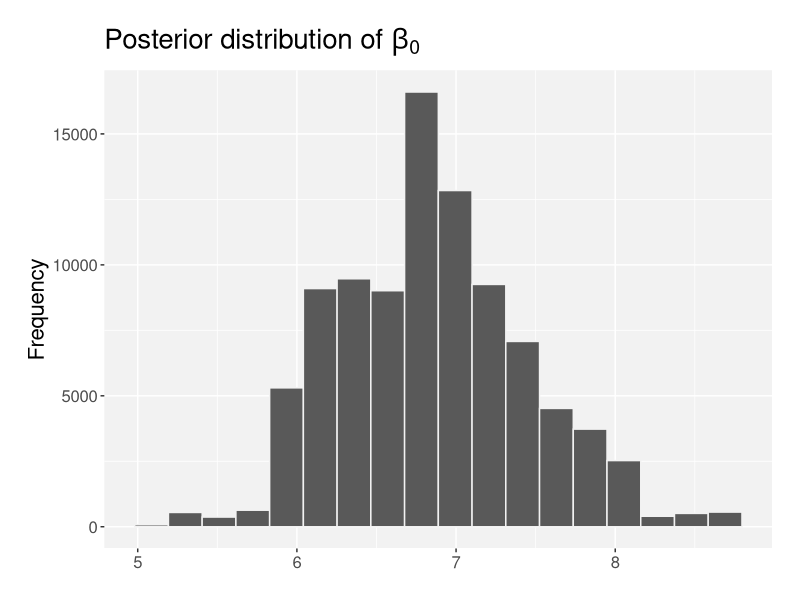
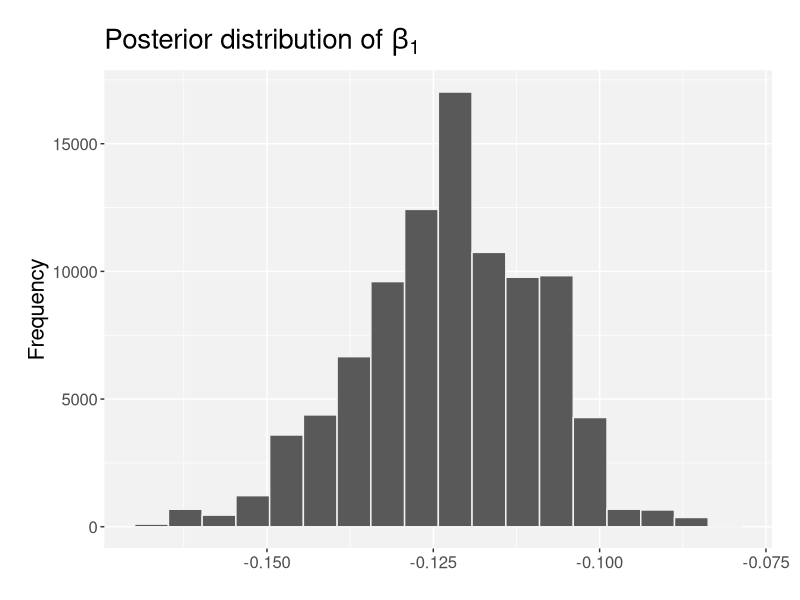

These figures' R source, in order:
# 
# ST502 Project 2
# 
# This program uses a Markov Chain Monte Carlo sampling method to estimate the 
# parameters of a simple logistic regression model* and the sampling
# distributions of the parameters. At the end, we compare the results to the
# maximum likelihood fit. 
#
# * The logistic regression model aims to predict whether a field goal will be
# good or bad given the distance from which it was kicked. The data is from the
# 2008 NFL season.
# 
# Last edited: January 13, 2018 - Edited project description in header
# 





library(ggplot2)





# Expit function
  # 1 / (1 + exp(-beta0 - beta1*x))
  # parameter beta is a vector in the form of (beta0, beta1)
  # x is the vector of values of the predictor variable
expit <- function(beta, x) {
  # put x in matrix form (dimensions 2 x n)
  x <- cbind(rep(1, length(x)), x)
  # compute the expit function for the given beta and x
  return(1 / (1 + exp(-x %*% beta)))
}





# Prior density function
  # beta1, beta2 ~ Normal
  # parameter beta is a vector in the form of (beta0, beta1)
  # the joint density is the product of the marginal densities ?????????????????????????????
prior <- function(beta) {
  return(prod(dnorm(beta, mean=0, sd=10)))
}





# Likelihood function
  # y | beta1, beta2 ~ Bernoulli
  # parameter beta is a vector in the form of (beta0, beta1)
  # y is a vector of the observed values (0's for bad kicks and 1's for good kicks)
  # the joint density is the product of the marginal densities since observations are indep.
likelihood <- function(beta, x, y) {
  return(prod(dbinom(y, prob=expit(beta, x), size=1)))
}





# Function to generate values for the posterior distribution using MCMC sampling
  # x is a vector of predictor values
  # y is a vector of observed values
  # niter is the number of iterations
  # startvals is a vector in the form (beta0, beta1)
  # proposalsd is the sd of the jumping distribution
betasampler <- function(x, y, niter, startvals, proposalsd) {
  # Matrix to store sampled betas
  beta <- matrix(rep(0, niter), nrow=niter, ncol=2)
  # Use the starting value as the first beta
  beta[1,] <- startvals
  # Loop through the desired number of iterations
  for(i in 2:niter) {
    # Temp value for beta is previous beta
    currentbeta <- beta[i-1,]
    # Get the next random draw from the N(0, proposalsd^2) jumping distribution
    newbeta <- currentbeta + rnorm(2, 0, proposalsd)
    # Find r ratio
    r <- prior(beta=newbeta) * likelihood(beta=newbeta, x=x, y=y) /
      (prior(beta=currentbeta) * likelihood(beta=currentbeta, x=x, y=y))
    # Accept this value with prob. min(1, r)
    if(runif(1) < r) {
      beta[i,] <- newbeta
    }
    else {
      beta[i,] <- currentbeta
    } # end ifs
  } # end loop
  # Return the vector of theta values
  return(beta)
} # end function




# Function for plotting and formatting histograms using ggplot2
histogram <- function(x) {
  ggplot(data.frame(x), aes(x)) + 
    geom_histogram(bins=18, col="gray95") +
    labs(x=NULL, y="Frequency") +
    theme(plot.title=element_text(size=20),
      axis.title=element_text(size=16), 
      axis.text=element_text(size=12), 
      panel.background=element_rect(fill="gray95"), 
      strip.background=element_rect(fill="white"),
      plot.margin=margin(20,20,20,20)) + 
    scale_fill_manual(palette)
}










# Read in NFL field goal data from the csv file
fgdata <- read.csv("nfl2008_fga.csv", header=TRUE)





# Approximate the posterior distribution of beta0 and beta1 using the MCMC sampling function
randomDraws <- betasampler(x=fgdata$distance, y=fgdata$GOOD, 
                           niter=100000, startvals=c(0,0), proposalsd=0.05)
burnin <- 7500
posterior_b0 <- randomDraws[-c(1:burnin), 1]
posterior_b1 <- randomDraws[-c(1:burnin), 2]

# Histograms showing the distributions of beta0 and beta1
histogram(posterior_b0) + 
  labs(title=expression(paste("Posterior distribution of ", beta[0])))
histogram(posterior_b1) + 
  labs(title=expression(paste("Posterior distribution of ", beta[1])))
# Estimates
mean(posterior_b0)
mean(posterior_b1)




# Fit a logistic regression model with GOOD as the response and distance as the predictor
mod <- glm(GOOD ~ distance, data=fgdata, family=binomial(link="logit"))
summary(mod)
